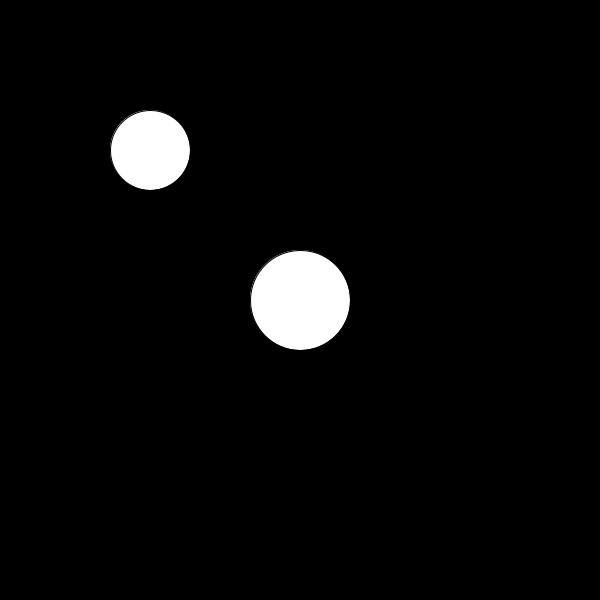
Frame 1 (no input)
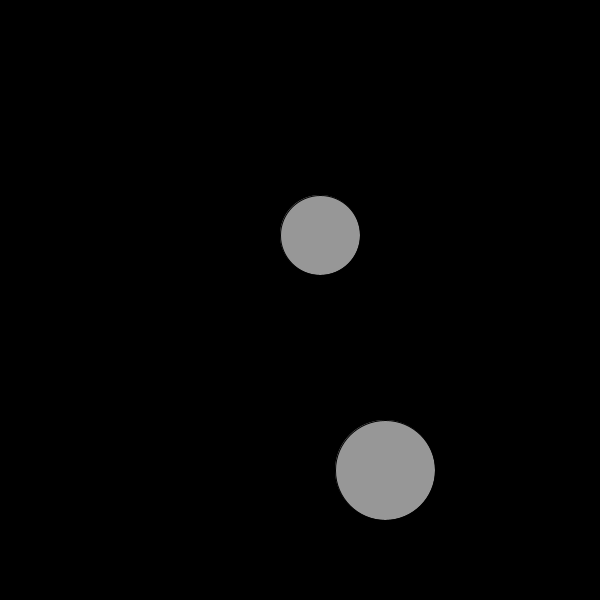
Frame 60 (the mouse pressed at the canvas centre just before this capture)
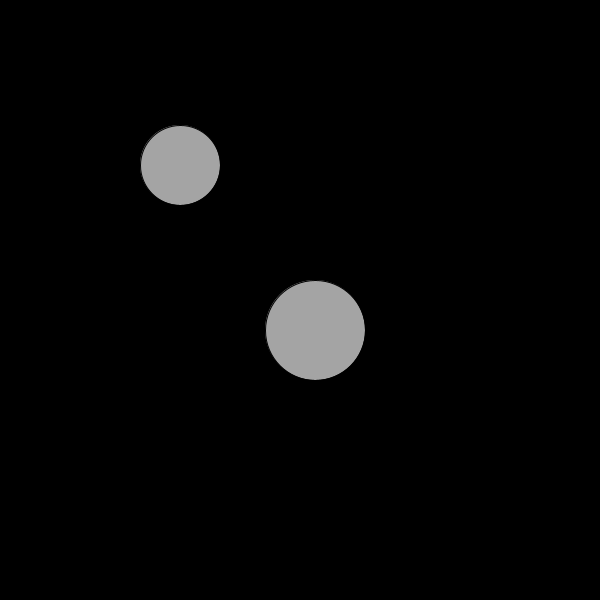
Frame 120 (the mouse held since frame 60 and released just before this capture)

The Processing sketch that drew these frames (run headless with seeded random() and noise(); from frame 60 on, the mouse is pressed at the canvas centre):

// Processing sketch: w6_04_bounceCollision
// ── w6_04_bounceCollision.pde
// Declating variables 
float xPos1, yPos1, xSpeed1, ySpeed1;
float xPos2, yPos2, xSpeed2, ySpeed2;
int sizeB1, sizeB2;

// Setting up a fill color variable
// The color() function converts a regular integer
// Or set of integers into a color
color fillColor = color(255);

void setup(){
  size(600,600);
  // Initializing the variables for Ball 1
  xPos1 = width/2;
  yPos1 = height/2;
  xSpeed1 = 5;
  ySpeed1 = 10;
  sizeB1 = 100;
  
  // Initializing the variables for Ball 2
  xPos2 = width/4;
  yPos2 = height/4;
  xSpeed2 = 10;
  ySpeed2 = 5;
  sizeB2 = 80;
  
  fill(fillColor);
}

void draw(){
  background(0);
  
  // Ball 1
  ellipse(xPos1,yPos1,sizeB1,sizeB1);
  
  // Check x boundaries and update the speed
  xSpeed1 = checkBoundaryX(xPos1, xSpeed1, sizeB1);
  xPos1 += xSpeed1;
  
  // Check y boundaries and update the speed
  ySpeed1 = checkBoundaryY(yPos1, ySpeed1, sizeB1);
  yPos1 += ySpeed1;
  
  // Ball 2
  ellipse(xPos2,yPos2,sizeB2,sizeB2);
  
  // Check x boundaries and update the speed
  xSpeed2 = checkBoundaryX(xPos2, xSpeed2, sizeB2);
  xPos2 += xSpeed2;
  
  // Check y boundaries and update the speed
  ySpeed2 = checkBoundaryY(yPos2, ySpeed2, sizeB2);
  yPos2 += ySpeed2;
  
  
  // Calculate the distance between the center of each ball and save to a variable
  float dist = checkDistance(xPos1, yPos1, xPos2, yPos2);
  
  // map(value, lowerRange1, upperRange1, lowerRange2, upperRange2)
  
  // Use map to generate a fill color that is related to the distance between balls
  fillColor = color(map(dist, 0, width, 255, 0));
  fill(fillColor);
  
  // Create a variable for the radius of Ball 1 plus the radius of Ball 2
  int collisionBound = sizeB1/2 + sizeB2/2;
  
  // If the distance between the centers is less
  // than the radius of Ball 1 + radius of Ball 2
  // switch all the directions
  if(dist < collisionBound){
    xSpeed1 *= -1;
    ySpeed1 *= -1;
    xSpeed2 *= -1;
    ySpeed2 *= -1;
  }
}

// This custom function takes in the xPos, xSpeed and size of any ball
// And will reverse its xSpeed if the xPos is out of bounds
// After it reverses the xSpeed, it returns it
float checkBoundaryX(float pos, float speed, int size){
  if(pos >= width - size/2 || pos <= 0 + size/2 ){
    speed *= -1;  
  }
  return speed;
}

float checkBoundaryY(float pos, float speed, int size){
  if(pos >= height - size/2 || pos <= 0 + size/2 ){
    speed *= -1;  
  }
  return speed;
}


// This custom function takes in the x and y 
// coordinates of each two balls and calculates
// the distance between their center points
float checkDistance(float x1, float y1, float x2, float y2){
  float distance = dist(x1,y1,x2,y2);
  return distance;  
}
